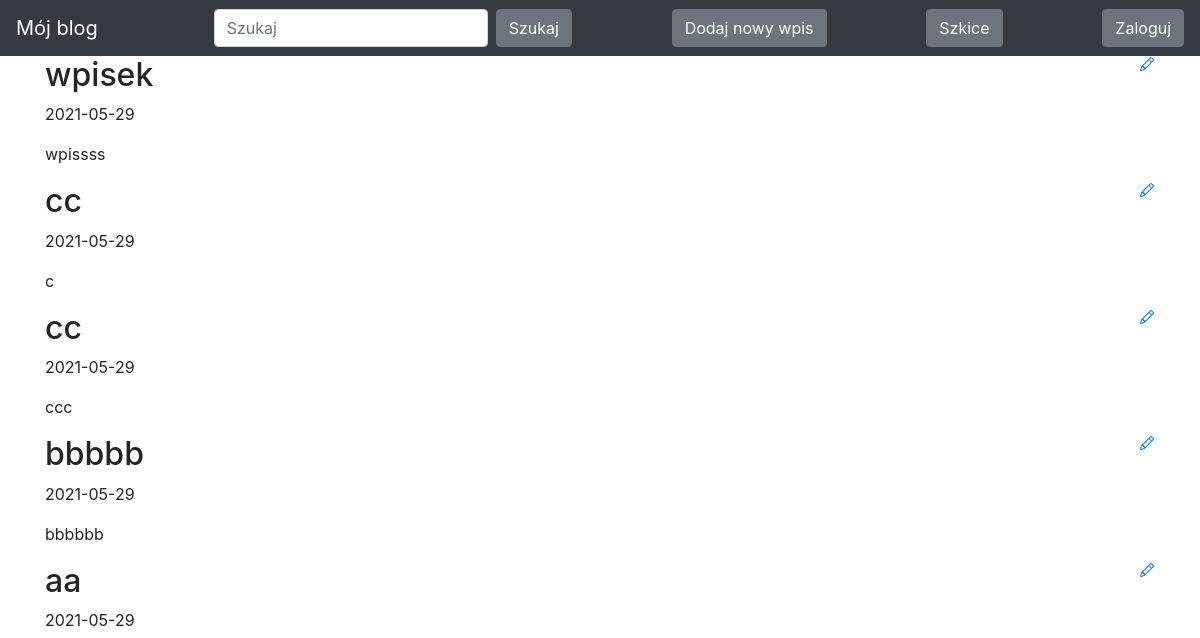
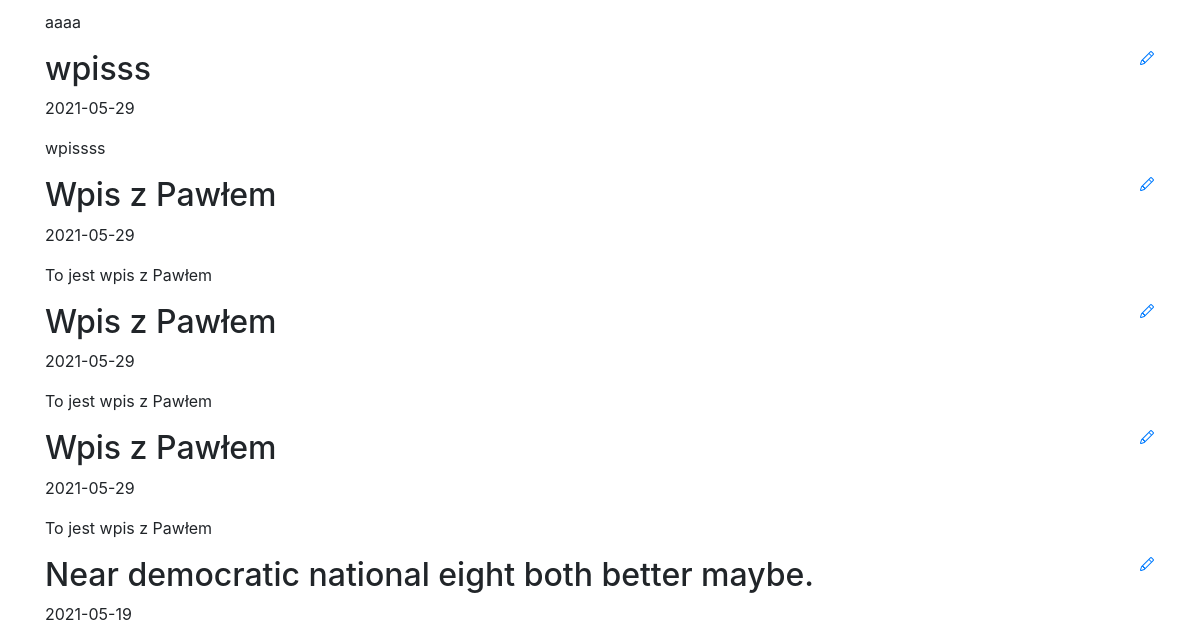
Before: / (upper part) with the older database file (2 pictures, top to bottom).
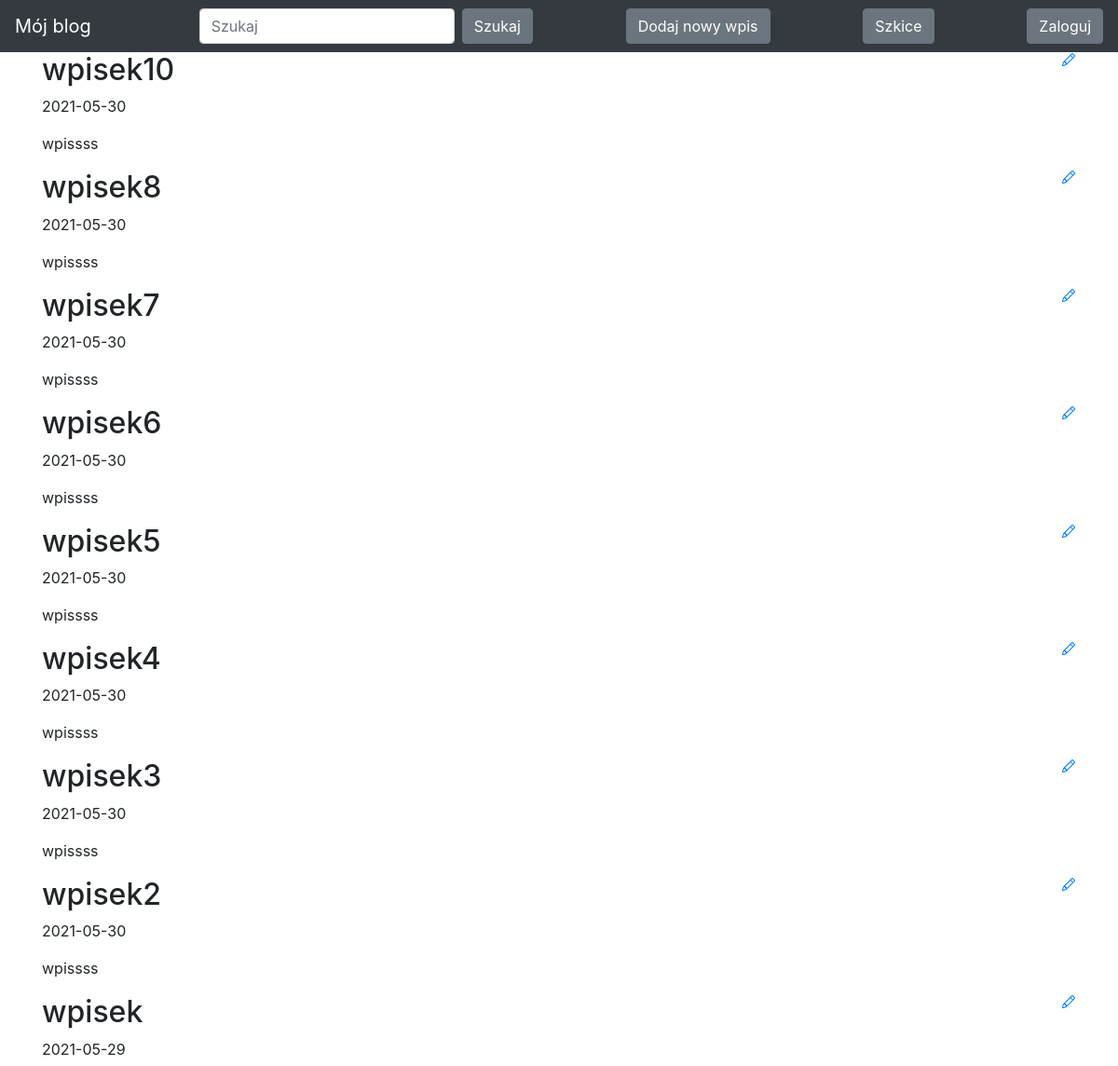
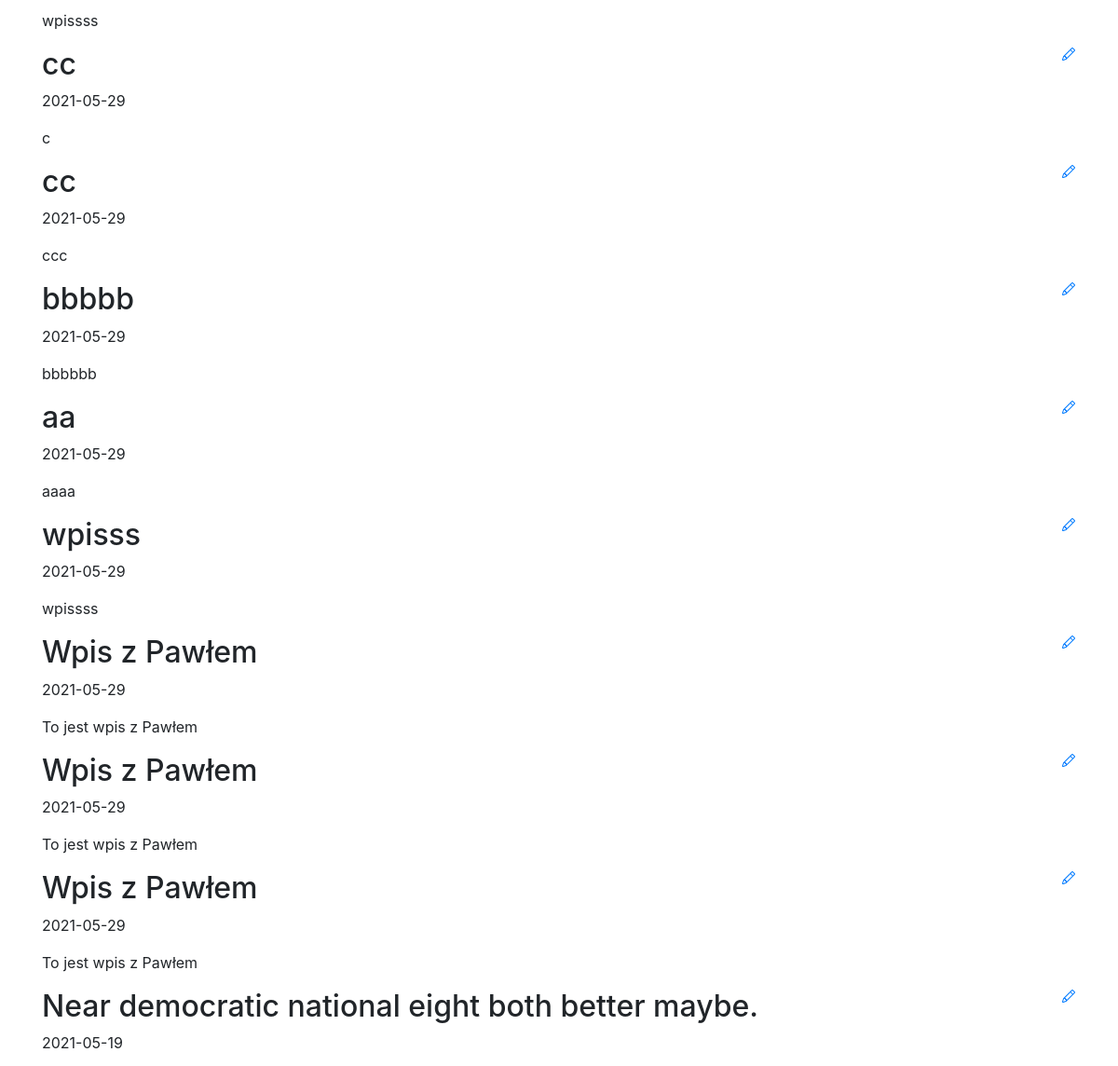
After: the same page with the newer database file (2 pictures, top to bottom).
### blog/models.py (models this page shows)
class Entry(db.Model):
    id = db.Column(db.Integer, primary_key=True)
    title = db.Column(db.String(80), nullable=False)
    body = db.Column(db.Text, nullable=False)
    pub_date = db.Column(db.DateTime, nullable=False,
                         default=datetime.datetime.utcnow)
    is_published = db.Column(db.Boolean, default=False)

### blog/routes.py (the view)
@app.route("/")
def index():
    search = request.args.get('search', default=None)
    query = Entry.query.filter_by(is_published=True)
    if search:
        query = query.filter(or_(Entry.title.contains(search), Entry.body.contains(search)))
    all_posts = query.order_by(Entry.pub_date.desc())
    return render_template("homepage.html", all_posts=all_posts)

### blog/templates/homepage.html (shortened to what this page needs)
<!DOCTYPE html>
<html lang="en">
{% extends "base.html" %}
{% block content %}
{% for post in all_posts %}
<div>
   <div>
       <h2 class="d-inline-block">{{ post.title }}</h2>
       <a href="{{ url_for('edit_entry', entry_id=post.id) }}">
       </a>
   </div>
   <p>{{ post.pub_date.strftime('%Y-%m-%d') }} </p>
   <p>
       {{ post.body}}
   </p>
</div>
{% endfor %}
{% endblock %}

### blog/templates/base.html (shortened to what this page needs)
<!DOCTYPE html>
<html lang="en">
<head>
    <link rel="stylesheet" href="https://stackpath.bootstrapcdn.com/bootstrap/4.3.1/css/bootstrap.min.css"
>
</head>
<body>
<nav class="navbar navbar-expand-lg navbar-dark bg-dark static-top">
        <a class="navbar-brand" href="#!">Mój blog</a>
        <div class="collapse navbar-collapse" id="navbarsExampleDefault">
            <form class="form-inline my-2 my-lg-0" action="{{ url_for('index') }}" method="GET">
                <input class="form-control mr-sm-2" type="text" name="search" placeholder="Szukaj" aria-label="Szukaj">
                <button class="btn btn-secondary my-2 my-sm-0" type="submit">Szukaj</button>
            </form>
        </div>
        <div class="collapse navbar-collapse" id="navbarsExampleDefault1">
                <button class="btn btn-secondary my-2 my-sm-0" type="submit"><a href="/new-post/" style="text-decoration: none; color: white">Dodaj nowy wpis</a></button>
        </div>
        <div class="collapse navbar-collapse" id="navbarsExampleDefault2">
                <button class="btn btn-secondary my-2 my-sm-0" type="submit"><a href="/drafts/" style="text-decoration: none; color: white">Szkice</a></button>
        </div>
        <div class="collapse navbar-collapse" id="navbarsExampleDefault3">
                {% if session.logged_in %}
                <form class="form-inline my-2 my-lg-0" action="{{ url_for('logout') }}" method="POST">
                <button class="btn btn-secondary my-2 my-sm-0" type="submit">Wyloguj</button>
                </form>
                {% else %}
                <a href="{{ url_for('login') }}" class="btn btn-secondary my-2 my-lg-0">Zaloguj</a>
                {% endif %}
        </div>
</nav>
<main role="main" class="container">
   {% block content %}
   {% endblock %}
 </main>
</body>
</html>

Changed rows visible on the page:
added Entry: title "wpisek10", pub_date "2021-05-30", body "wpissss"
added Entry: title "wpisek8", pub_date "2021-05-30", body "wpissss"
added Entry: title "wpisek7", pub_date "2021-05-30", body "wpissss"
added Entry: title "wpisek6", pub_date "2021-05-30", body "wpissss"
added Entry: title "wpisek5", pub_date "2021-05-30", body "wpissss"
added Entry: title "wpisek4", pub_date "2021-05-30", body "wpissss"
added Entry: title "wpisek3", pub_date "2021-05-30", body "wpissss"
added Entry: title "wpisek2", pub_date "2021-05-30", body "wpissss"
